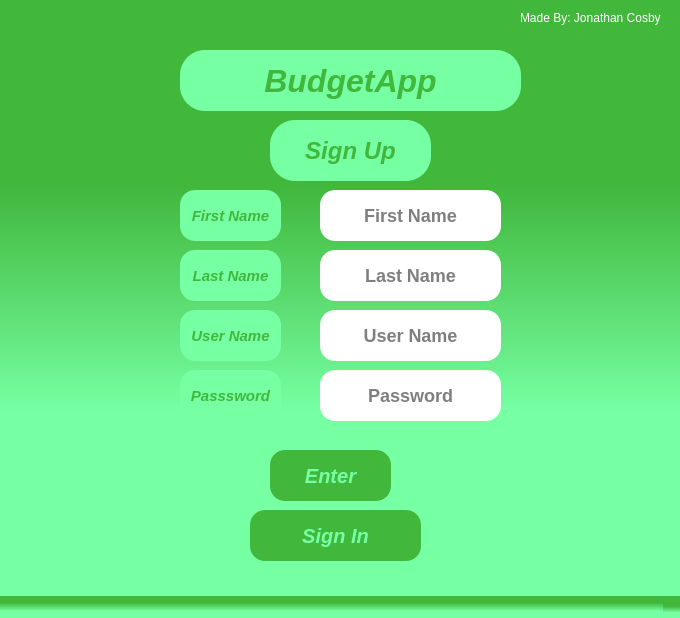
<?xml version="1.0" encoding="UTF-8"?>
<ui version="4.0">
 <class>signUpWindow</class>
 <widget class="QMainWindow" name="signUpWindow">
  <property name="geometry">
   <rect>
    <x>0</x>
    <y>0</y>
    <width>680</width>
    <height>618</height>
   </rect>
  </property>
  <property name="windowTitle">
   <string>MainWindow</string>
  </property>
  <property name="styleSheet">
   <string notr="true">background-color: qlineargradient(spread:pad, x1:1, y1:1, x2:1, y2:0, stop:0.311828 rgba(118, 255, 163, 252), stop:0.688172 rgba(65, 183, 60, 255));</string>
  </property>
  <widget class="QWidget" name="centralwidget">
   <widget class="QLabel" name="label">
    <property name="geometry">
     <rect>
      <x>520</x>
      <y>10</y>
      <width>161</width>
      <height>16</height>
     </rect>
    </property>
    <property name="styleSheet">
     <string notr="true">background-color: none;
color: rgb(255,255,255);</string>
    </property>
    <property name="text">
     <string>Made By: Jonathan Cosby</string>
    </property>
   </widget>
   <widget class="QLabel" name="titleLbl">
    <property name="geometry">
     <rect>
      <x>180</x>
      <y>50</y>
      <width>341</width>
      <height>61</height>
     </rect>
    </property>
    <property name="layoutDirection">
     <enum>Qt::RightToLeft</enum>
    </property>
    <property name="styleSheet">
     <string notr="true">background-color: rgb(118,255,163) ;
font-size: 32px;
font: italic bold;
color: rgb(65,183,60);
padding-left: 15px;
padding-right: 15px;
border-radius: 25px;
</string>
    </property>
    <property name="text">
     <string>BudgetApp</string>
    </property>
    <property name="alignment">
     <set>Qt::AlignCenter</set>
    </property>
   </widget>
   <widget class="QLabel" name="signLbl">
    <property name="geometry">
     <rect>
      <x>270</x>
      <y>120</y>
      <width>161</width>
      <height>61</height>
     </rect>
    </property>
    <property name="layoutDirection">
     <enum>Qt::RightToLeft</enum>
    </property>
    <property name="styleSheet">
     <string notr="true">background-color: rgb(118,255,163) ;
font-size: 24px;
font: italic bold;
color: rgb(65,183,60);
padding-left: 15px;
padding-right: 15px;
border-radius: 25px;</string>
    </property>
    <property name="text">
     <string>Sign Up</string>
    </property>
    <property name="alignment">
     <set>Qt::AlignCenter</set>
    </property>
   </widget>
   <widget class="QLabel" name="firstNameLbl">
    <property name="geometry">
     <rect>
      <x>180</x>
      <y>190</y>
      <width>101</width>
      <height>51</height>
     </rect>
    </property>
    <property name="styleSheet">
     <string notr="true">background-color: rgb(118,255,163);
color: rgb(65,183,60);
font: italic bold;
font-size: 15px;
border-radius: 15px;
border-color: rgb(65,183,60);</string>
    </property>
    <property name="text">
     <string>First Name</string>
    </property>
    <property name="alignment">
     <set>Qt::AlignCenter</set>
    </property>
   </widget>
   <widget class="QLineEdit" name="firstNameLine">
    <property name="geometry">
     <rect>
      <x>320</x>
      <y>190</y>
      <width>181</width>
      <height>51</height>
     </rect>
    </property>
    <property name="styleSheet">
     <string notr="true">background-color: white;
color: black;
font: bold;
border-radius: 15px;
font-size: 18px;</string>
    </property>
    <property name="alignment">
     <set>Qt::AlignCenter</set>
    </property>
    <property name="placeholderText">
     <string>First Name</string>
    </property>
   </widget>
   <widget class="QLabel" name="lastNameLbl">
    <property name="geometry">
     <rect>
      <x>180</x>
      <y>250</y>
      <width>101</width>
      <height>51</height>
     </rect>
    </property>
    <property name="styleSheet">
     <string notr="true">background-color: rgb(118,255,163);
color: rgb(65,183,60);
font: italic bold;
font-size: 15px;
border-radius: 15px</string>
    </property>
    <property name="text">
     <string>Last Name</string>
    </property>
    <property name="alignment">
     <set>Qt::AlignCenter</set>
    </property>
   </widget>
   <widget class="QLineEdit" name="lastNameLine">
    <property name="geometry">
     <rect>
      <x>320</x>
      <y>250</y>
      <width>181</width>
      <height>51</height>
     </rect>
    </property>
    <property name="styleSheet">
     <string notr="true">background-color: white;
color: black;
font: bold;
border-radius: 15px;
font-size: 18px;</string>
    </property>
    <property name="alignment">
     <set>Qt::AlignCenter</set>
    </property>
    <property name="placeholderText">
     <string>Last Name</string>
    </property>
   </widget>
   <widget class="QLabel" name="passwordLbl">
    <property name="geometry">
     <rect>
      <x>180</x>
      <y>370</y>
      <width>101</width>
      <height>51</height>
     </rect>
    </property>
    <property name="styleSheet">
     <string notr="true">background-color: rgb(118,255,163);
color: rgb(65,183,60);
font: italic bold;
font-size: 15px;
border-radius: 15px</string>
    </property>
    <property name="text">
     <string>Passsword</string>
    </property>
    <property name="alignment">
     <set>Qt::AlignCenter</set>
    </property>
   </widget>
   <widget class="QLineEdit" name="passwordLine">
    <property name="geometry">
     <rect>
      <x>320</x>
      <y>370</y>
      <width>181</width>
      <height>51</height>
     </rect>
    </property>
    <property name="styleSheet">
     <string notr="true">background-color: white;
color: black;
font: bold;
border-radius: 15px;
font-size: 18px;</string>
    </property>
    <property name="alignment">
     <set>Qt::AlignCenter</set>
    </property>
    <property name="placeholderText">
     <string>Password</string>
    </property>
    <property name="cursorMoveStyle">
     <enum>Qt::LogicalMoveStyle</enum>
    </property>
    <property name="clearButtonEnabled">
     <bool>false</bool>
    </property>
   </widget>
   <widget class="QPushButton" name="enterBtn">
    <property name="geometry">
     <rect>
      <x>270</x>
      <y>450</y>
      <width>121</width>
      <height>51</height>
     </rect>
    </property>
    <property name="cursor">
     <cursorShape>PointingHandCursor</cursorShape>
    </property>
    <property name="styleSheet">
     <string notr="true">background-color: rgb(65,183,60);
font: italic bold;
color: rgb(118,255,163);
font-size: 20px;
border-radius: 15px;
</string>
    </property>
    <property name="text">
     <string>Enter</string>
    </property>
   </widget>
   <widget class="QPushButton" name="signInBtn">
    <property name="geometry">
     <rect>
      <x>250</x>
      <y>510</y>
      <width>171</width>
      <height>51</height>
     </rect>
    </property>
    <property name="cursor">
     <cursorShape>PointingHandCursor</cursorShape>
    </property>
    <property name="styleSheet">
     <string notr="true">background-color: rgb(65,183,60);
font: italic bold;
color: rgb(118,255,163);
font-size: 20px;
border-radius: 15px;
</string>
    </property>
    <property name="text">
     <string>Sign In</string>
    </property>
   </widget>
   <widget class="QLabel" name="userNameLbl">
    <property name="geometry">
     <rect>
      <x>180</x>
      <y>310</y>
      <width>101</width>
      <height>51</height>
     </rect>
    </property>
    <property name="styleSheet">
     <string notr="true">background-color: rgb(118,255,163);
color: rgb(65,183,60);
font: italic bold;
font-size: 15px;
border-radius: 15px</string>
    </property>
    <property name="text">
     <string>User Name</string>
    </property>
    <property name="alignment">
     <set>Qt::AlignCenter</set>
    </property>
   </widget>
   <widget class="QLineEdit" name="userNameLine">
    <property name="geometry">
     <rect>
      <x>320</x>
      <y>310</y>
      <width>181</width>
      <height>51</height>
     </rect>
    </property>
    <property name="styleSheet">
     <string notr="true">background-color: white;
color: black;
font: bold;
border-radius: 15px;
font-size: 18px;</string>
    </property>
    <property name="alignment">
     <set>Qt::AlignCenter</set>
    </property>
    <property name="placeholderText">
     <string>User Name</string>
    </property>
   </widget>
  </widget>
  <widget class="QMenuBar" name="menubar">
   <property name="geometry">
    <rect>
     <x>0</x>
     <y>0</y>
     <width>680</width>
     <height>21</height>
    </rect>
   </property>
  </widget>
  <widget class="QStatusBar" name="statusbar"/>
 </widget>
 <resources/>
 <connections/>
</ui>
